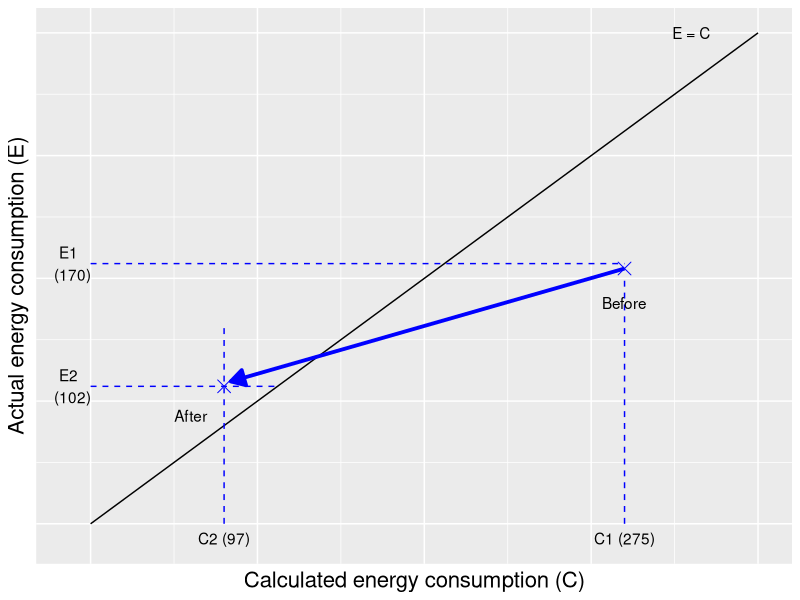

This figure's R source:
## ---- chunk 1
#| echo: false
#| fig-height: 4.5
#| fig-width: 4.5


library(grid)
library(ggrepel)
df <- data.frame(x=c(0, 10),
                y=c(0, 10))

df2 <- data.frame(x=c(0, 10),
                y=c(2, 6))

df3 <- data.frame(x=c(8, 2),
                y=c(5.2, 2.8))



ggplot() +
  geom_line(data=df, aes(x, y)) + # expected consumption
  #geom_line(data=df2, aes(x, y)) +
  geom_point(data=df3, aes(x, y), color="blue", size=4, shape=4) +
  xlab("Calculated energy consumption (C)") +
  ylab("Actual energy consumption (E)") +
  theme(axis.text.x=element_blank(), #remove x axis labels
         axis.ticks.x=element_blank(), #remove x axis ticks
         axis.text.y=element_blank(),  #remove y axis labels
         axis.ticks.y=element_blank(),
         axis.title.x = element_text(size = 16),
         axis.title.y = element_text(size = 16)  #remove y axis ticks
         ) +
  annotate(
    geom = "segment",
    x = 8, 
    y = 5.2,
    xend = 2.1, 
    yend = 2.9,
    colour = "blue",
    arrow = arrow(length = unit(0.4, "cm"), type = "closed") # the red arrow shows what the kwh would be without the ECM
  ,size = 1.3) +
   geom_segment(aes(x = 8, y =0, xend=8, yend=5), color="blue", linetype = 2)  + # vertical left
   geom_segment(aes(x = 2, y =0, xend=2, yend=4), color="blue", linetype = 2) + # vertical right
   geom_segment(aes(x = 0, y =2.8, xend=2.8, yend=2.8), color="blue", linetype = 2) +   # horizontal
   geom_segment(aes(x = 0, y =5.3, xend=8, yend=5.3), color="blue", linetype = 2) +   # horizontal
   annotate("text", x = 9, y = 10, label = "E = C") +
   annotate("text", x = 8, y = 4.5, label = "Before") +
   annotate("text", x = 1.5, y = 2.2, label = "After") +
   annotate("text", x = 2, y = -0.3, label = "C2 (97)") +
   annotate("text", x = 8, y = -0.3, label = "C1 (275)") +
   annotate("text", x = -0.3, y = 5.3, label = "E1 \n (170)") +
   annotate("text", x = -0.3, y = 2.8, label = "E2 \n (102)")
